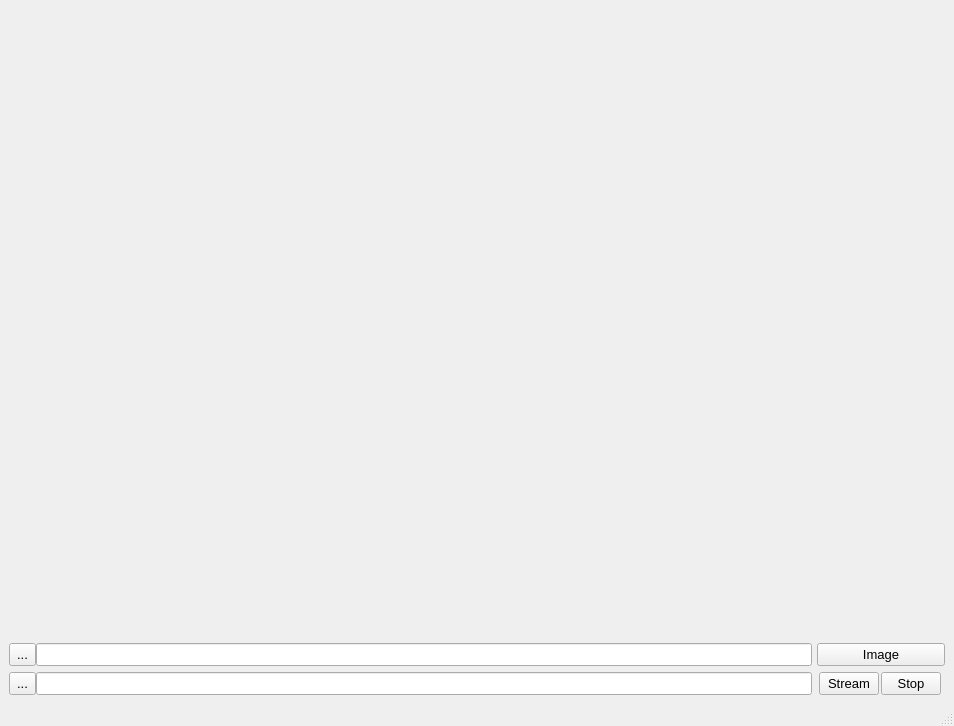
<?xml version="1.0" encoding="UTF-8"?>
<ui version="4.0">
 <class>MainWindow</class>
 <widget class="QMainWindow" name="MainWindow">
  <property name="geometry">
   <rect>
    <x>0</x>
    <y>0</y>
    <width>954</width>
    <height>726</height>
   </rect>
  </property>
  <property name="minimumSize">
   <size>
    <width>893</width>
    <height>726</height>
   </size>
  </property>
  <property name="font">
   <font>
    <family>Arial</family>
    <pointsize>10</pointsize>
   </font>
  </property>
  <property name="windowTitle">
   <string>MainWindow</string>
  </property>
  <widget class="QWidget" name="centralwidget">
   <property name="layoutDirection">
    <enum>Qt::LeftToRight</enum>
   </property>
   <layout class="QGridLayout" name="gridLayout">
    <property name="sizeConstraint">
     <enum>QLayout::SetDefaultConstraint</enum>
    </property>
    <property name="rightMargin">
     <number>9</number>
    </property>
    <property name="horizontalSpacing">
     <number>5</number>
    </property>
    <item row="1" column="1">
     <layout class="QHBoxLayout" name="horizontalLayout_3">
      <item>
       <widget class="QPushButton" name="ImageButton">
        <property name="minimumSize">
         <size>
          <width>128</width>
          <height>0</height>
         </size>
        </property>
        <property name="text">
         <string>Image</string>
        </property>
       </widget>
      </item>
     </layout>
    </item>
    <item row="0" column="1">
     <layout class="QVBoxLayout" name="verticalLayout">
      <item>
       <widget class="QLabel" name="label">
        <property name="sizePolicy">
         <sizepolicy hsizetype="Preferred" vsizetype="Preferred">
          <horstretch>0</horstretch>
          <verstretch>0</verstretch>
         </sizepolicy>
        </property>
        <property name="minimumSize">
         <size>
          <width>0</width>
          <height>126</height>
         </size>
        </property>
        <property name="maximumSize">
         <size>
          <width>16777215</width>
          <height>126</height>
         </size>
        </property>
        <property name="frameShape">
         <enum>QFrame::NoFrame</enum>
        </property>
        <property name="text">
         <string/>
        </property>
       </widget>
      </item>
      <item>
       <widget class="QLabel" name="label_2">
        <property name="minimumSize">
         <size>
          <width>0</width>
          <height>126</height>
         </size>
        </property>
        <property name="maximumSize">
         <size>
          <width>16777215</width>
          <height>126</height>
         </size>
        </property>
        <property name="frameShape">
         <enum>QFrame::NoFrame</enum>
        </property>
        <property name="text">
         <string/>
        </property>
       </widget>
      </item>
      <item>
       <widget class="QLabel" name="label_3">
        <property name="minimumSize">
         <size>
          <width>0</width>
          <height>126</height>
         </size>
        </property>
        <property name="maximumSize">
         <size>
          <width>16777215</width>
          <height>126</height>
         </size>
        </property>
        <property name="frameShape">
         <enum>QFrame::NoFrame</enum>
        </property>
        <property name="text">
         <string/>
        </property>
       </widget>
      </item>
      <item>
       <widget class="QLabel" name="label_4">
        <property name="minimumSize">
         <size>
          <width>0</width>
          <height>126</height>
         </size>
        </property>
        <property name="maximumSize">
         <size>
          <width>16777215</width>
          <height>126</height>
         </size>
        </property>
        <property name="frameShape">
         <enum>QFrame::NoFrame</enum>
        </property>
        <property name="text">
         <string/>
        </property>
       </widget>
      </item>
      <item>
       <widget class="QLabel" name="label_5">
        <property name="minimumSize">
         <size>
          <width>0</width>
          <height>126</height>
         </size>
        </property>
        <property name="maximumSize">
         <size>
          <width>16777215</width>
          <height>126</height>
         </size>
        </property>
        <property name="frameShape">
         <enum>QFrame::NoFrame</enum>
        </property>
        <property name="text">
         <string/>
        </property>
       </widget>
      </item>
      <item>
       <spacer name="verticalSpacer">
        <property name="orientation">
         <enum>Qt::Vertical</enum>
        </property>
        <property name="sizeType">
         <enum>QSizePolicy::MinimumExpanding</enum>
        </property>
        <property name="sizeHint" stdset="0">
         <size>
          <width>0</width>
          <height>0</height>
         </size>
        </property>
       </spacer>
      </item>
     </layout>
    </item>
    <item row="0" column="0">
     <layout class="QGridLayout" name="StreamLayout">
      <item row="0" column="0">
       <widget class="QLabel" name="StreamLabel">
        <property name="sizePolicy">
         <sizepolicy hsizetype="Preferred" vsizetype="Preferred">
          <horstretch>0</horstretch>
          <verstretch>0</verstretch>
         </sizepolicy>
        </property>
        <property name="text">
         <string/>
        </property>
       </widget>
      </item>
     </layout>
    </item>
    <item row="2" column="1">
     <layout class="QHBoxLayout" name="horizontalLayout_4" stretch="0,0">
      <property name="spacing">
       <number>0</number>
      </property>
      <item>
       <widget class="QPushButton" name="StreamButton">
        <property name="sizePolicy">
         <sizepolicy hsizetype="Minimum" vsizetype="Fixed">
          <horstretch>0</horstretch>
          <verstretch>0</verstretch>
         </sizepolicy>
        </property>
        <property name="minimumSize">
         <size>
          <width>60</width>
          <height>0</height>
         </size>
        </property>
        <property name="maximumSize">
         <size>
          <width>60</width>
          <height>16777215</height>
         </size>
        </property>
        <property name="text">
         <string>Stream</string>
        </property>
       </widget>
      </item>
      <item>
       <widget class="QPushButton" name="StopButton">
        <property name="sizePolicy">
         <sizepolicy hsizetype="Minimum" vsizetype="Fixed">
          <horstretch>0</horstretch>
          <verstretch>0</verstretch>
         </sizepolicy>
        </property>
        <property name="minimumSize">
         <size>
          <width>60</width>
          <height>0</height>
         </size>
        </property>
        <property name="maximumSize">
         <size>
          <width>60</width>
          <height>16777215</height>
         </size>
        </property>
        <property name="text">
         <string>Stop</string>
        </property>
        <property name="autoDefault">
         <bool>false</bool>
        </property>
       </widget>
      </item>
     </layout>
    </item>
    <item row="1" column="0">
     <layout class="QHBoxLayout" name="horizontalLayout_5" stretch="1,0">
      <item>
       <widget class="QToolButton" name="dirImageButton">
        <property name="sizePolicy">
         <sizepolicy hsizetype="Fixed" vsizetype="Expanding">
          <horstretch>0</horstretch>
          <verstretch>0</verstretch>
         </sizepolicy>
        </property>
        <property name="text">
         <string>...</string>
        </property>
       </widget>
      </item>
      <item>
       <widget class="QLineEdit" name="pathImage"/>
      </item>
     </layout>
    </item>
    <item row="2" column="0">
     <layout class="QHBoxLayout" name="horizontalLayout_6" stretch="1,0">
      <item>
       <widget class="QToolButton" name="dirVideoButton">
        <property name="sizePolicy">
         <sizepolicy hsizetype="Fixed" vsizetype="Expanding">
          <horstretch>0</horstretch>
          <verstretch>0</verstretch>
         </sizepolicy>
        </property>
        <property name="text">
         <string>...</string>
        </property>
       </widget>
      </item>
      <item>
       <widget class="QLineEdit" name="pathVideoStream"/>
      </item>
     </layout>
    </item>
   </layout>
  </widget>
  <widget class="QStatusBar" name="statusbar"/>
  <action name="action_2">
   <property name="text">
    <string>Привет</string>
   </property>
  </action>
  <action name="action_3">
   <property name="text">
    <string>Найти файл</string>
   </property>
  </action>
 </widget>
 <resources/>
 <connections>
  <connection>
   <sender>dirImageButton</sender>
   <signal>clicked()</signal>
   <receiver>pathImage</receiver>
   <slot>paste()</slot>
   <hints>
    <hint type="sourcelabel">
     <x>16</x>
     <y>643</y>
    </hint>
    <hint type="destinationlabel">
     <x>65</x>
     <y>651</y>
    </hint>
   </hints>
  </connection>
  <connection>
   <sender>dirVideoButton</sender>
   <signal>clicked()</signal>
   <receiver>pathVideoStream</receiver>
   <slot>paste()</slot>
   <hints>
    <hint type="sourcelabel">
     <x>24</x>
     <y>681</y>
    </hint>
    <hint type="destinationlabel">
     <x>60</x>
     <y>679</y>
    </hint>
   </hints>
  </connection>
 </connections>
</ui>
